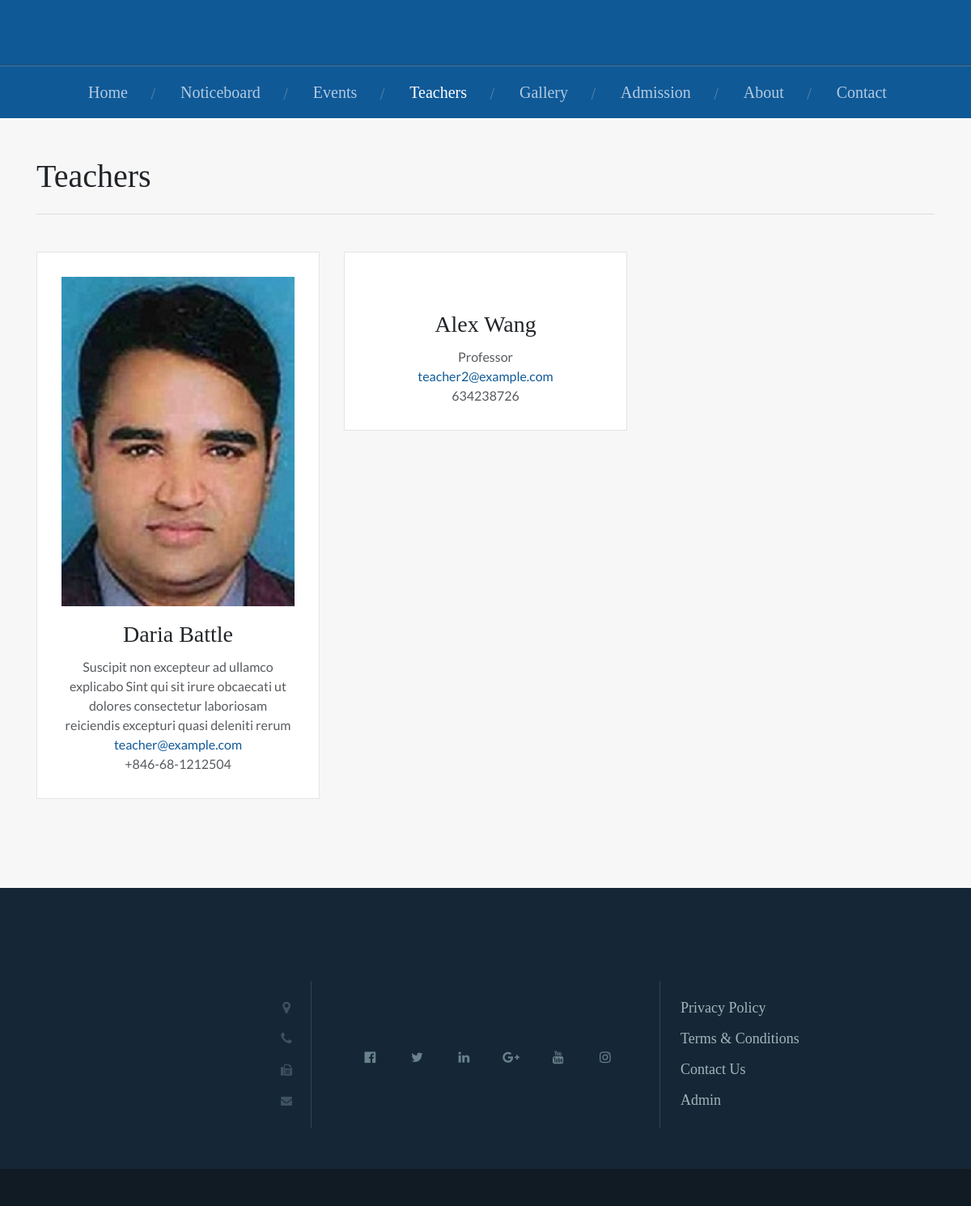
The page /index.php/home/teachers on the database its author committed.
### tables this page shows
CREATE TABLE `teacher` (
  `teacher_id` int(11) NOT NULL AUTO_INCREMENT,
  `name` longtext,
  `birthday` longtext,
  `sex` longtext,
  `religion` longtext,
  `blood_group` longtext,
  `address` longtext,
  `phone` longtext,
  `email` longtext,
  `password` longtext,
  `authentication_key` longtext,
  `designation` varchar(255) DEFAULT NULL,
  `social_links` text,
  `show_on_website` int(11) DEFAULT '0',
  PRIMARY KEY (`teacher_id`)
);

### application/controllers/Home.php (called while the page is built, shortened)
<?php
class Home extends CI_Controller {
  protected $theme;
  function __construct()
  {
    $this->load->database();
    $this->load->library('session');
    $this->theme = $this->frontend_model->get_frontend_general_settings('theme');
  }
  function teachers() {
    $count_teachers = $this->db->get_where('teacher', array('show_on_website' => 1))->num_rows();
    $config = manager($count_teachers, 9);
    $page_data['per_page']    = $config['per_page'];
    $page_data['page_name']  = 'teacher';
    $page_data['page_title'] = get_phrase('teachers');
    $this->load->view('frontend/'.$this->theme.'/index', $page_data);
  }
}

### index.php (called while the page is built, shortened)
<?php
require_once BASEPATH.'core/CodeIgniter.php';

### application/views/frontend/default/teacher.php (the view, shortened to what this page needs)
<?php
  $this->db->where('show_on_website', 1);
  $query = $this->db->get('teacher', $per_page, $this->uri->segment(3));
  $teachers = $query->result_array();
?>
<div class="teacher-area page-content-area">
    <div class="container">
        <div class="row page-title">
            <div class="col-md-6">
                <div>
                    <h1><?php echo $page_title; ?></h1>
                </div>
            </div>
            <div class="col-md-6">
            </div>
            <div class="col">
                <hr>
            </div>
        </div>
        <div class="row">
          <?php foreach ($teachers as $row) {
            ?>
            <div class="col-lg-4 col-md-6 col-sm-12">
                <div class="card ekattor-grid-teacher text-center">
                   <div class="teacher-image">
                        <img class="card-img-top img-fluid" alt="" src="<?php echo base_url(); ?>uploads/teacher_image/<?php echo $row['teacher_id'];?>.jpg">
                        <div class="teacher-social">
                            <ul>
                            </ul>
                        </div>
                    </div>
                    <div class="card-body">
                        <h3 class="card-title"><?php echo $row['name']; ?></h3>
                        <p class="card-text"><?php echo $row['designation']; ?></p>
                        <a href="mailto:<?php echo $row['email']; ?>" target="_self" class="card-link"><?php echo $row['email']; ?></a>
                        <p class="card-text"><?php echo $row['phone']; ?></p>
                    </div>
                </div>
            </div>
          <?php } ?>
        </div>
        <div class="row">
            <div class="col">
            </div>
        </div>
    </div>
</div>

### rows shown on the page
teacher: name "Daria Battle", designation "Suscipit non excepteur ad ullamco explicabo Sint qui sit irure obcaecati ut dolores consectetur laboriosam reiciendis excepturi quasi deleniti rerum", email "teacher@example.com", phone "+846-68-1212504"
teacher: name "Alex Wang", designation "Professor", email "teacher2@example.com", phone "634238726"

### other values the page prints
get_phrase('home') "Home"
get_phrase('noticeboard') "Noticeboard"
get_phrase('events') "Events"
get_phrase('teachers') "Teachers"
get_phrase('gallery') "Gallery"
get_phrase('admission') "Admission"
get_phrase('about') "About"
get_phrase('contact') "Contact"
$page_title "Teachers"
get_phrase('privacy_policy') "Privacy Policy"
get_phrase('terms_&_conditions') "Terms & Conditions"
get_phrase('contact_us') "Contact Us"
get_phrase('admin') "Admin"
